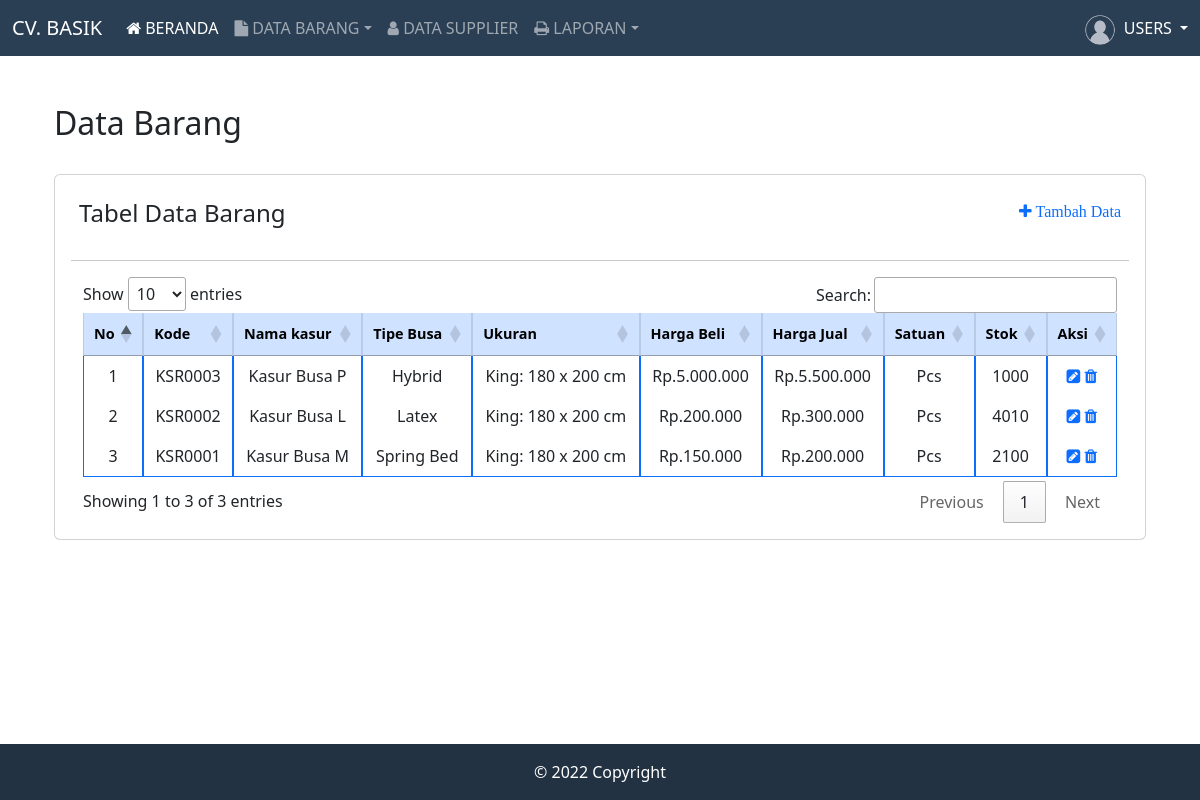
Screenshot of /modules/kasur/kasur.php (signed in) with the database file from the repository.
### tables this page shows
CREATE TABLE `is_kasur` (
  `id_kasur` int(10) NOT NULL,
  `kode_kasur` varchar(10) NOT NULL,
  `nama_kasur` varchar(20) NOT NULL,
  `jenis_kasur` varchar(20) NOT NULL,
  `ukuran_kasur` varchar(20) NOT NULL,
  `harga_beli` int(10) NOT NULL,
  `harga_jual` int(10) NOT NULL,
  `satuan` varchar(10) NOT NULL,
  `stok` int(10) NOT NULL,
  `tgl_input` datetime NOT NULL
);

### config/fungsi_rupiah.php (called while the page is built, shortened)
<?php
function format_rupiah($angka){
  $rupiah=number_format($angka,0,',','.');
  return $rupiah;
}
?>

### modules/kasur/kasur.php (the view, shortened to what this page needs)
<?php
include "../layout/header.php";
?>
<div class="container mt-5">
    <p class="h2">Data Barang</p>
    <div class="position-relative">
        <div class="row">
            <div class="col">
                <div class="card text-center mt-4">
                    <div class="card-body">
                        <div class="d-flex justify-content-between mb-3">
                            <div class="p-2">
                                <h4>Tabel Data Barang</h4>
                            </div>
                            <div class="p-2 "><a href="tambah_data.php" class="fa fa-plus" style="text-decoration:none"> Tambah Data</a></button></div>
                        </div>
                        <hr>
                        <div class="container mt-3">
                        <table class="table table-bordered border-primary" id="tabel-data">
                                <thead class="table-primary" style="font-size:90%">
                                    <tr>
                                        <th>No</th>
                                        <th>Kode</th>
                                        <th>Nama kasur</th>
                                        <th>Tipe Busa</th>
                                        <th>Ukuran</th>
                                        <th>Harga Beli</th>
                                        <th>Harga Jual</th>
                                        <th>Satuan</th>
                                        <th>Stok</th>
                                        <th>Aksi</th>
                                    </tr>
                                </thead>
                                <tbody>
                                    <?php
                                    include './../../config/koneksi.php';
                                    require_once './../../config/fungsi_rupiah.php';
                                    $no = 1;
                                    $data = mysqli_query($koneksi, "SELECT * FROM is_kasur ORDER BY id_kasur DESC");
                                    while ($d = mysqli_fetch_array($data)) {
                                        $harga_beli = format_rupiah($d['harga_beli']);
                                        $harga_jual = format_rupiah($d['harga_jual']);
                                    ?>
                                        <tr>
                                            <td><?php echo $no++; ?></td>
                                            <td><?php echo $d['kode_kasur']; ?></td>
                                            <td><?php echo $d['nama_kasur']; ?></td>
                                            <td><?php echo $d['jenis_kasur']; ?></td>
                                            <td><?php echo $d['ukuran_kasur']; ?></td>
                                            <td><label>Rp. </label><?php echo $harga_beli; ?></td>
                                            <td><label>Rp. </label><?php echo $harga_jual; ?></td>
                                            <td><?php echo $d['satuan']; ?></td>
                                            <td><?php echo $d['stok']; ?></td>
                                            <td>
                                                <a data-toggle="tooltip" data-placement="top" title="edit" href="edit_data.php?id_kasur=<?php echo $d['id_kasur']; ?>"><span class="fa fa-pencil-square"></span></a>
                                                <a data-toggle="tooltip" data-placement="top" title="Hapus" href="hapus_data.php?id_kasur=<?php echo $d['id_kasur']; ?>"><span class="fa fa-trash"></span></a>
                                            </td>
                                        </tr>
                                    <?php
                                    }
                                    ?>
                                </tbody>
                            </table>
                        </div>
                    </div>
                </div>
            </div>
        </div>
    </div>
</div>
    <?php
    include '../layout/footer.php';
    ?>

### rows the page displays
is_kasur: kode_kasur "KSR0003", nama_kasur "Kasur Busa P", jenis_kasur "Hybrid", ukuran_kasur "King: 180 x 200 cm", harga_beli "5.000.000", harga_jual "5.500.000", satuan "Pcs", stok "1000"
is_kasur: kode_kasur "KSR0002", nama_kasur "Kasur Busa L", jenis_kasur "Latex", ukuran_kasur "King: 180 x 200 cm", harga_beli "200.000", harga_jual "300.000", satuan "Pcs", stok "4010"
is_kasur: kode_kasur "KSR0001", nama_kasur "Kasur Busa M", jenis_kasur "Spring Bed", ukuran_kasur "King: 180 x 200 cm", harga_beli "150.000", harga_jual "200.000", satuan "Pcs", stok "2100"
